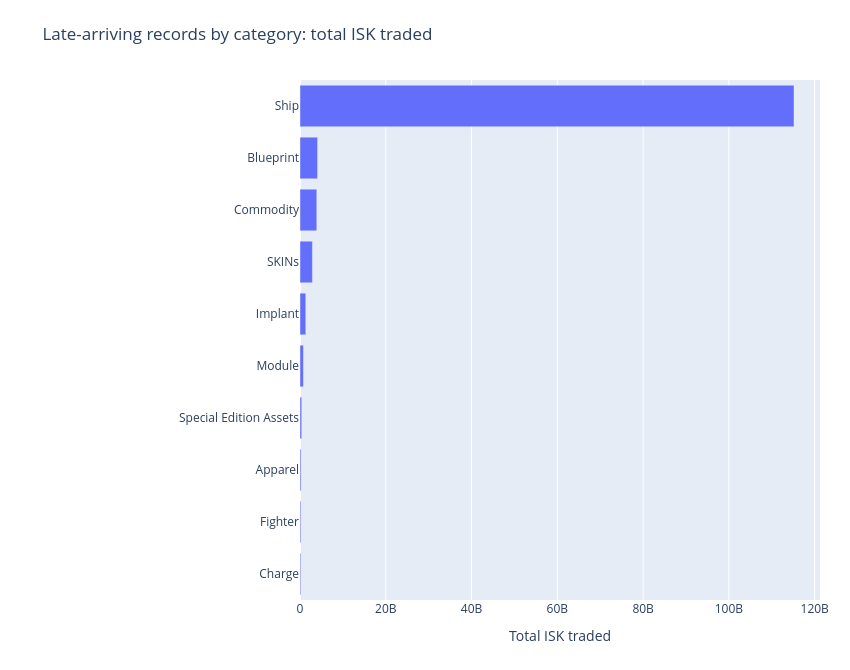

This figure's notebook cell:
### Code cell
late_category_ranking = rank_late_arrivals(late_arrivals, ["category_id", "category_name"], "category")
show_late_ranking(late_category_ranking, "category", "Late-arriving records by category: total ISK traded")

### Figure 1 — Plotly figure (JSON) as saved in the notebook; plotly's stock layout.template omitted (floating-point values rounded to 4 significant figures)
{"data": [{"customdata": [["Ship", 31], ["Blueprint", 288], ["Commodity", 527], ["SKINs", 66], ["Implant", 137], ["Module", 885], ["Special Edition Assets", 13], ["Apparel", 27], ["Fighter", 1], ["Charge", 286]], "hovertemplate": "%{customdata[0]}<br>Late arrivals=%{customdata[1]}<br>Total ISK traded=%{x:,.0f}<extra></extra>", "legendgroup": "", "marker": {"color": "#636efa", "pattern": {"shape": ""}}, "name": "", "orientation": "h", "showlegend": false, "textposition": "auto", "type": "bar", "x": [115200000000.0, 4103000000.0, 3923000000.0, 2898000000.0, 1349000000.0, 804500000.0, 406800000.0, 244500000.0, 210000000.0, 196100000.0], "xaxis": "x", "y": ["0", "1", "2", "3", "4", "5", "6", "7", "8", "9"], "yaxis": "y"}], "layout": {"autosize": false, "barmode": "relative", "height": 670, "legend": {"orientation": "h", "tracegroupgap": 0, "x": 0, "y": -0.25, "yanchor": "top"}, "margin": {"b": 70, "l": 300, "r": 30, "t": 80}, "title": {"text": "Late-arriving records by category: total ISK traded"}, "width": 850, "xaxis": {"anchor": "y", "automargin": true, "domain": [0, 1], "nticks": 8, "title": {"text": "Total ISK traded"}}, "yaxis": {"anchor": "x", "automargin": true, "autorange": "reversed", "categoryarray": ["0", "1", "2", "3", "4", "5", "6", "7", "8", "9"], "categoryorder": "array", "domain": [0, 1], "tickmode": "array", "ticktext": ["Ship", "Blueprint", "Commodity", "SKINs", "Implant", "Module", "Special Edition Assets", "Apparel", "Fighter", "Charge"], "tickvals": ["0", "1", "2", "3", "4", "5", "6", "7", "8", "9"], "title": {"text": ""}}}}
